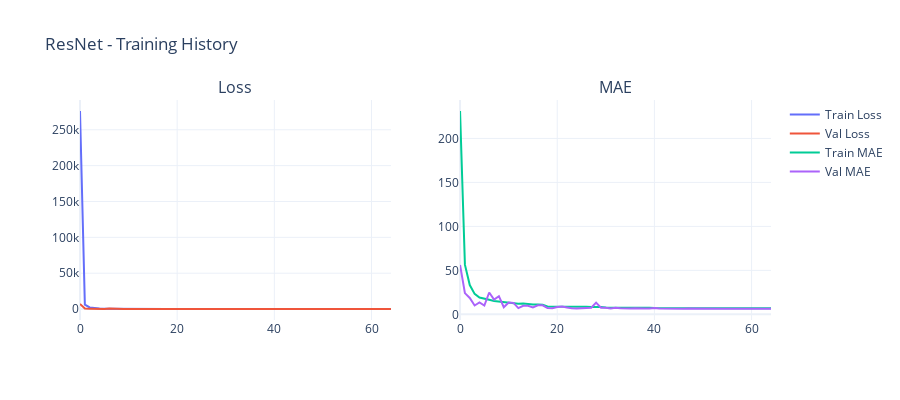

Notebook cell for this chart:
### Code cell
print("Training Residual Network...")
start_time = time.time()

history_resnet = resnet.fit(
    X_train, y_train,
    validation_data=(X_val, y_val),
    epochs=100,
    batch_size=256,
    callbacks=get_callbacks('resnet'),
    verbose=1
)

train_time = time.time() - start_time
results_resnet = evaluate_model(resnet, X_train, y_train, X_val, y_val, X_test, y_test)
results_resnet['train_time'] = train_time
results_resnet['epochs'] = len(history_resnet.history['loss'])

print_results(results_resnet, "ResNet")
all_results['ResNet'] = results_resnet

fig = plot_training_history(history_resnet, "ResNet")
fig.write_html('reports/figures/28_resnet_training.html')
fig.show()

### Figure 1 — Plotly figure (JSON) as saved in the notebook; plotly's stock layout.template omitted (floating-point values rounded to 4 significant figures)
{"data": [{"mode": "lines", "name": "Train Loss", "type": "scatter", "xaxis": "x", "y": [276200.0, 6082.0, 2236.0, 1008.0, 652.0, 575.4, 469.9, 394.4, 360.1, 321.1, 308.8, 270.1, 246.3, 263.5, 224.6, 216.9, 218.9, 199.9, 146.6, 145.3, 147.6, 145.9, 146.3, 135.5, 135.9, 131.2, 133.5, 127.2, 133.6, 126.6, 111.2, 111.9, 112.4, 110.5, 107.9, 109.9, 109.9, 106.2, 105.7, 105.2, 100.3, 99.62, 99.21, 98.24, 98.72, 95.21, 95.2, 94.52, 94.05, 94.82, 93.88, 94.22, 93.82, 93.5, 93.11, 91.97, 91.65, 91.9, 91.62, 91.58, 90.45, 92.58, 90.98, 90.76, 91.05], "yaxis": "y"}, {"mode": "lines", "name": "Val Loss", "type": "scatter", "xaxis": "x", "y": [7076.0, 818.8, 570.0, 197.1, 356.3, 149.6, 758.7, 357.2, 525.1, 130.2, 240.3, 264.3, 112.3, 159.3, 165.2, 129.5, 210.6, 167.8, 93.03, 99.5, 113.2, 120.6, 106.4, 91.8, 86.19, 87.39, 99.73, 96.6, 227.1, 101.3, 98.64, 83.76, 93.62, 87.18, 82.25, 83.38, 100.5, 90.97, 84.83, 84.32, 91.34, 86.55, 82.34, 84.86, 86.25, 81.05, 84.29, 83.02, 84.55, 79.89, 80.68, 83.52, 84.86, 91.23, 85.47, 81.99, 80.59, 80.95, 80.7, 80.54, 81.53, 81.33, 80.8, 80.9, 81.13], "yaxis": "y"}, {"mode": "lines", "name": "Train MAE", "type": "scatter", "xaxis": "x2", "y": [231.2, 56.51, 33.28, 23.3, 19.2, 18.27, 16.67, 15.31, 14.58, 13.67, 13.47, 12.58, 12.06, 12.39, 11.46, 11.25, 11.16, 10.84, 9.071, 9.105, 9.159, 9.153, 9.027, 8.722, 8.802, 8.606, 8.686, 8.409, 8.598, 8.434, 7.774, 7.837, 7.848, 7.753, 7.631, 7.743, 7.726, 7.583, 7.541, 7.525, 7.237, 7.26, 7.213, 7.189, 7.216, 7.054, 7.042, 7.027, 7.006, 7.034, 6.986, 7.007, 6.985, 6.978, 6.958, 6.882, 6.886, 6.892, 6.877, 6.886, 6.812, 6.856, 6.828, 6.833, 6.838], "yaxis": "y2"}, {"mode": "lines", "name": "Val MAE", "type": "scatter", "xaxis": "x2", "y": [56.11, 24.13, 18.68, 10.09, 13.51, 9.987, 24.87, 16.84, 20.66, 8.143, 13.58, 13.07, 7.133, 9.749, 9.752, 7.921, 10.26, 10.23, 7.097, 6.886, 8.292, 8.836, 7.915, 6.882, 6.748, 6.636, 7.284, 7.526, 13.3, 7.484, 7.602, 6.577, 7.392, 6.923, 6.541, 6.591, 6.886, 6.473, 6.768, 6.557, 7.207, 6.678, 6.434, 6.564, 6.358, 6.338, 6.259, 6.594, 6.668, 6.227, 6.15, 6.348, 6.741, 7.141, 6.385, 6.333, 6.261, 6.249, 6.227, 6.331, 6.276, 6.229, 6.156, 6.095, 6.37], "yaxis": "y2"}], "layout": {"annotations": [{"font": {"size": 16}, "showarrow": false, "text": "Loss", "x": 0.225, "xanchor": "center", "xref": "paper", "y": 1, "yanchor": "bottom", "yref": "paper"}, {"font": {"size": 16}, "showarrow": false, "text": "MAE", "x": 0.775, "xanchor": "center", "xref": "paper", "y": 1, "yanchor": "bottom", "yref": "paper"}], "height": 400, "title": {"text": "ResNet - Training History"}, "xaxis": {"anchor": "y", "domain": [0, 0.45]}, "xaxis2": {"anchor": "y2", "domain": [0.55, 1]}, "yaxis": {"anchor": "x", "domain": [0, 1]}, "yaxis2": {"anchor": "x2", "domain": [0, 1]}}}
